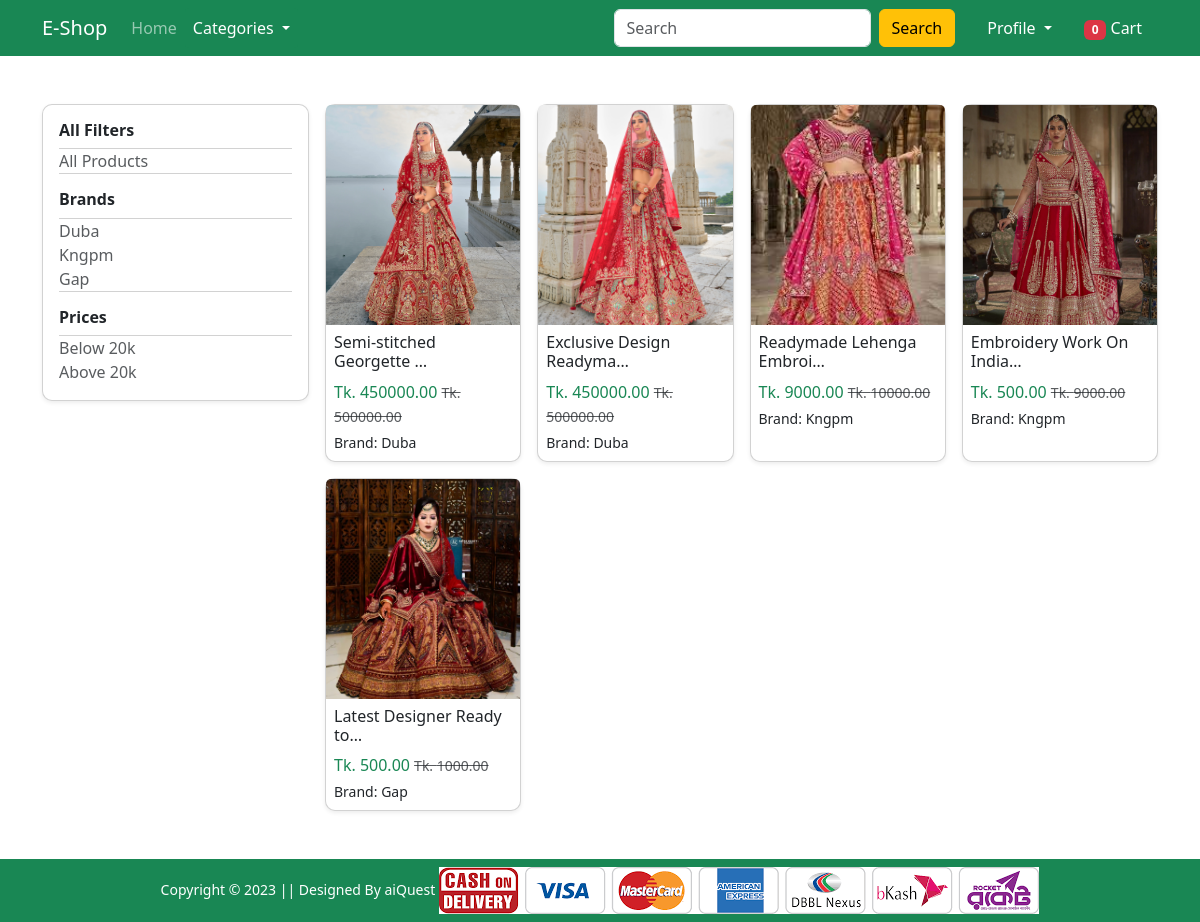
The app's page /category-product/lehenga/1/ with its own data.
### store/models.py (models this page shows, shortened)
class Brand(models.Model):
    title = models.CharField(max_length=150, unique=True)
    slug = models.SlugField(max_length=150, unique=True, null=True, blank=True)
    keyword = models.CharField(max_length=150, default='N/A')
    description = models.CharField(max_length=150, default='N/A')
    image = models.ImageField(upload_to='brands/%Y/%m/%d/')
    STATUS_CHOICES = (('ACTIVE', 'Active'), ('INACTIVE', 'Inactive'))
    status = models.CharField(max_length=8, choices=STATUS_CHOICES, default='ACTIVE')
    created_date = models.DateTimeField(auto_now_add=True)
    updated_date = models.DateTimeField(auto_now=True)
    class Meta:
        ordering = ['id']
        verbose_name_plural = '02. Brands'

class Product(models.Model):
    category = models.ForeignKey(Category, on_delete=models.CASCADE)
    brand = models.ForeignKey(Brand, on_delete=models.CASCADE)
    title = models.CharField(max_length=150, unique=True)
    slug = models.SlugField(max_length=150, unique=True, null=True, blank=True)
    old_price = models.DecimalField(decimal_places=2, max_digits=10, default=1000.00)
    sale_price = models.DecimalField(decimal_places=2, max_digits=10, default=500.00)
    available_stock = models.PositiveIntegerField(validators=[MaxValueValidator(50)], default=0)
    discount_percent = models.PositiveIntegerField(validators=[MinValueValidator(0), MaxValueValidator(100)], default=0)
    keyword = models.TextField(default='N/A')
    description = models.TextField(default='N/A')
    image = models.ImageField(upload_to='products/%Y/%m/%d/')
    STATUS_CHOICES = (('ACTIVE', 'Active'), ('INACTIVE', 'Inactive'))
    status = models.CharField(max_length=8, choices=STATUS_CHOICES, default='ACTIVE')
    created_date = models.DateTimeField(auto_now_add=True)
    updated_date = models.DateTimeField(auto_now=True)
    class Meta:
        ordering = ['id']
        verbose_name_plural = '03. Products'

### store/views.py (the view)
# urls.py: path('category-product/<str:slug>/<int:id>/', CategoryProductView.as_view(), name='category-product'),
@method_decorator(never_cache, name='dispatch')
class CategoryProductView(generic.View):
    def get(self, request, slug, id):
        category = get_object_or_404(Category, slug=slug, id=id)
        products = Product.objects.filter(category=category, status='ACTIVE')
        brands = Brand.objects.filter(product__category=category).distinct()
        selected_brand = request.GET.get('brand')
        price_filter = request.GET.get('price')
        if selected_brand:
            products = products.filter(brand__id=selected_brand)
        if price_filter == 'below_20k':
            products = products.filter(sale_price__lt=20000)
        elif price_filter == 'above_20k':
            products = products.filter(sale_price__gte=20000)
        logger.info(
            f"User {request.user if request.user.is_authenticated else 'Anonymous'} viewed category {category.id} with brand={selected_brand} and price_filter={price_filter}"
        )
        context = {
            'products': products,
            'category': category,
            'brands': brands,
            'selected_brand': int(selected_brand) if selected_brand else None,
            'price_filter': price_filter,
        }
        if request.headers.get('x-requested-with') == 'XMLHttpRequest':
            html = render_to_string('store/product_grid.html', context)
            return JsonResponse({'html': html})
        return render(request, 'store/category-product.html', context)

### cart/context_processors.py (called while the page is built)
def get_filters(request):
    if request.user.is_authenticated:
        cart_count = Cart.objects.filter(user=request.user, paid=False)
        return {
            'cart_count': cart_count.count(),
        }
    else:
        return {}

### store/context_processors.py (called while the page is built)
def get_filters(request):
    categories = Category.objects.filter(status='ACTIVE')
    return {
        'categories': categories,
    }

### templates/store/category-product.html (shortened to what this page needs)
{% extends 'base.html' %}
{% block main_content %}
<div class="container my-5">
    <div class="row g-3">
        <div class="col-lg-3 col-md-4 mb-4">
            {% include "store/get-filters.html" %}
        </div>
        <div class="col-lg-9 col-md-8" id="product-grid">
            {% include "store/product_grid.html" %}
        </div>
    </div>
</div>
{% endblock main_content %}

### templates/store/get-filters.html
<div class="card p-3 shadow-sm">
    <h6 class="fw-bold mb-2">All Filters</h6>
    <ul class="list-group list-group-flush">
        <li class="list-group-item p-0 border-0">
            <a href="{% url 'category-product' category.slug category.id %}" class="filter-link text-decoration-none text-muted">
                All Products
            </a>
        </li>
    </ul>
    <h6 class="fw-bold mb-2 mt-3">Brands</h6>
    <ul class="list-group list-group-flush">
        {% for brand in brands %}
        <li class="list-group-item p-0 border-0">
            <a href="{% url 'category-product' category.slug category.id %}?brand={{ brand.id }}{% if price_filter %}&price={{ price_filter }}{% endif %}"
               class="filter-link text-decoration-none text-muted {% if selected_brand == brand.id %}fw-bold text-primary{% endif %}">
                {{ brand.title|title }}
            </a>
        </li>
        {% endfor %}
    </ul>
    <h6 class="fw-bold mb-2 mt-3">Prices</h6>
    <ul class="list-group list-group-flush">
        <li class="list-group-item p-0 border-0">
            <a href="{% url 'category-product' category.slug category.id %}?price=below_20k{% if selected_brand %}&brand={{ selected_brand }}{% endif %}"
               class="filter-link text-decoration-none text-muted {% if price_filter == 'below_20k' %}fw-bold text-primary{% endif %}">
                Below 20k
            </a>
        </li>
        <li class="list-group-item p-0 border-0">
            <a href="{% url 'category-product' category.slug category.id %}?price=above_20k{% if selected_brand %}&brand={{ selected_brand }}{% endif %}"
               class="filter-link text-decoration-none text-muted {% if price_filter == 'above_20k' %}fw-bold text-primary{% endif %}">
                Above 20k
            </a>
        </li>
    </ul>
</div>

### templates/store/product_grid.html
<div class="row g-3">
    {% for product in products %}
    <div class="col-lg-3 col-md-4 col-sm-6">
        <div class="card h-100 shadow-sm">
            <a href="{% url 'single-product' product.slug product.id %}">
                <img src="{{ product.image.url }}" class="card-img-top" style="height:220px; object-fit:cover;">
            </a>
            <div class="card-body p-2">
                <h6 class="card-title">{{ product.title|truncatechars:25 }}</h6>
                <p class="text-success mb-1">Tk. {{ product.sale_price }}
                    {% if product.old_price %}
                        <small class="text-muted text-decoration-line-through">Tk. {{ product.old_price }}</small>
                    {% endif %}
                </p>
                <p class="mb-0" style="font-size: 14px;">Brand: {{ product.brand.title|title }}</p>
            </div>
        </div>
    </div>
    {% empty %}
    <p class="text-center mt-4">No products available for selected filters.</p>
    {% endfor %}
</div>

### static/assets/css/main.css (style rules this page uses)
.card { border-radius: 10px !important; }

### records on screen
Brand: title "Duba"
Brand: title "Kngpm"
Brand: title "Gap"
Product: image (picture), title "Semi-stitched Georgette …", sale_price "450000.00", old_price "500000.00", brand "Duba"
Product: image (picture), title "Exclusive Design Readyma…", sale_price "450000.00", old_price "500000.00", brand "Duba"
Product: image (picture), title "Readymade Lehenga Embroi…", sale_price "9000.00", old_price "10000.00", brand "Kngpm"
Product: image (picture), title "Embroidery Work On India…", sale_price "500.00", old_price "9000.00", brand "Kngpm"
Product: image (picture), title "Latest Designer Ready to…", sale_price "500.00", old_price "1000.00", brand "Gap"

### other values on screen
{{ request.user.username|default:"Profile" }} "Profile"
